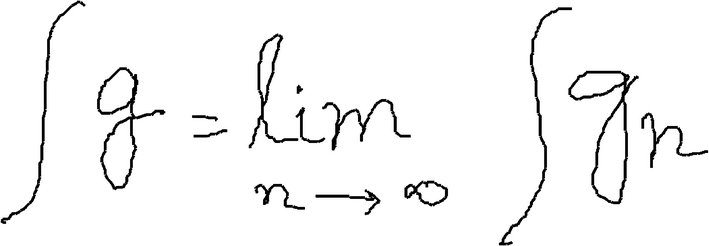
#> input picture codes/ParsingTests/Handwritten-mathematical-expression-example.png, 709 x 246 px, found by its file name; its folder holds only this picture in this run
$ python ConnectedComponentsAnalysis.py   (older library calls are emulated)
#> lines starting #> are read from the running program, lines starting #| are printed output that depends on the picture; after the words box and inside, x2 and y2 are one past the last pixel; in counts of white or black regions, pixels touching at a corner belong together
import cv2
import numpy as np
import os

images_path = r"E:\Python_Projeler\ComputerVisionProjects\FinalProject\codes\ParsingTests"

for images in os.listdir(images_path):

    if images.split(".")[-1] in ["png","jpg","jpeg","webp"]:

        image = cv2.imread(r"E:\Python_Projeler\ComputerVisionProjects\FinalProject\codes\ParsingTests"+f"\\{images}")
#> image is the input picture: shape (246, 709, 3); min 0, max 255, mean 245.2

        gray = cv2.cvtColor(image, cv2.COLOR_BGR2GRAY)

        blur = cv2.GaussianBlur(gray, (5,5), 0)
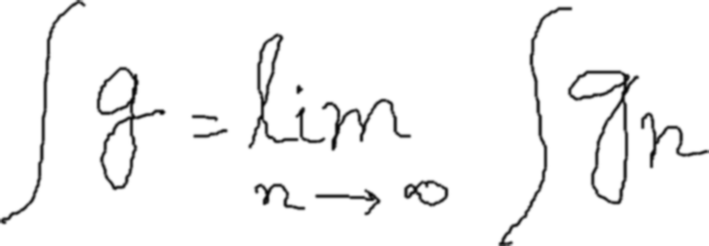
#> blur: shape (246, 709); min 7, max 255, mean 245.2

        binary = cv2.adaptiveThreshold(blur, 255, cv2.ADAPTIVE_THRESH_GAUSSIAN_C,
                                    cv2.THRESH_BINARY_INV, 15, 4)
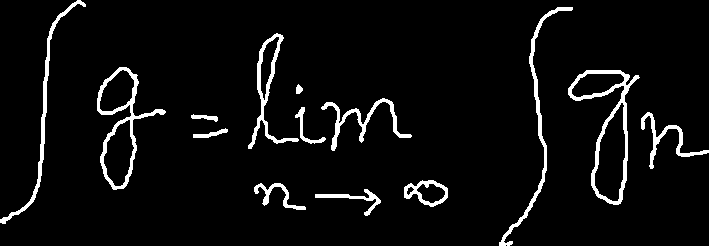
#> binary: shape (246, 709); 5.1% white; 14 white regions, largest, box (x1, y1, x2, y2) and area: (568, 70, 640, 205) 1523, (97, 67, 166, 190) 1286, (499, 7, 573, 246) 1086
        num_labels, labels, stats, centroids = cv2.connectedComponentsWithStats(binary, 4, cv2.CV_32S)
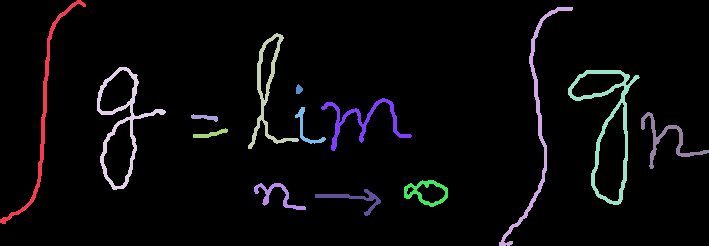
#> labels: shape (246, 709) int32; 15 distinct labels, from 0 to 14; one colour per label, 0 black
#> num_labels = 15; stats = 15 rows, first 6: [0, 0, 709, 246, 165531], [0, 0, 86, 224, 993], [499, 7, 74, 239, 1086], [248, 33, 51, 116, 919], [97, 67, 69, 123, 1286], [568, 70, 72, 135, 1523]; centroids = 15 rows, first 8: [353.7, 122.1], [42.85, 112.7], [534.8, 123.5], [267, 91.38], [121.9, 123.7], [608.2, 124], [298.5, 89.04], [361.6, 120.2]

        for i in range(1, num_labels):  # Ignore background (label 0)
            x, y, w, h, area = stats[i]
            cv2.rectangle(image, (x, y), (x + w, y + h), (0, 255, 0), 2)
#> this loop made 14 passes
#> (x, y, w, h, area) on passes 1 to 12: (0, 0, 86, 224, 993), (499, 7, 74, 239, 1086), (248, 33, 51, 116, 919), (97, 67, 69, 123, 1286), (568, 70, 72, 135, 1523), (296, 84, 7, 10, 50), (321, 98, 91, 53, 799), (295, 107, 31, 37, 217), (641, 112, 68, 57, 613), (191, 114, 27, 8, 110), (193, 128, 35, 10, 142), (404, 180, 44, 27, 424)
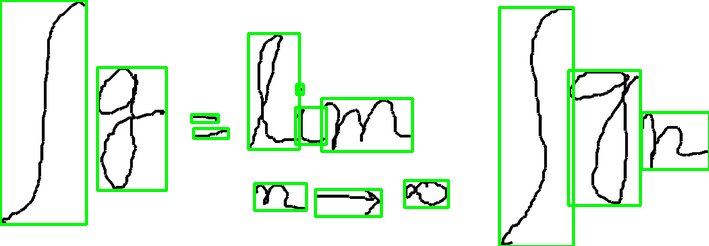
#> image: shape (246, 709, 3); 5.94% of pixels changed, all inside (x1, y1, x2, y2) = (0, 0, 709, 246)

        # Filter out small noise (adjust threshold as needed)
        if area > 20:
            cv2.rectangle(image, (x, y), (x + w, y + h), (0, 255, 0), 2)

        # Show the result
        cv2.imshow("Segmented Text", image)
        cv2.waitKey(0)
        cv2.destroyAllWindows()
